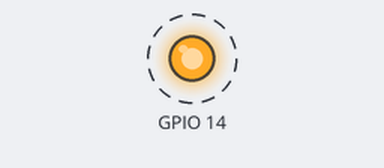
A program run on a simulated Raspberry Pi (BCM pin numbers). Parts: output pins drawn as LEDs (lit = HIGH). Dashed ring = blinking. What the program prints to the terminal is not drawn. At 20.0 s the program stops and its outputs stay as they are.

Above: at 0.5 s.
Timing chart, 0 to 4.6 s (numbered marks = the images above):
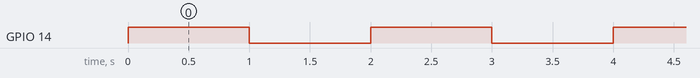

Measured:
- by itself, GPIO 14: alternates HIGH for 1.0 s and LOW for 1.0 s, 20 changes in all, then stays LOW

The program:

actuadoresYRaspberry.py
```python
#!usr/bin/env/python

import RPi.GPIO as GPIO
import time
GPIO.setmode(GPIO.BCM)

GPIO.setup(14, GPIO.OUT)
contador = 0

while(contador<10):

	GPIO.output(14,True)
	time.sleep(1)
	GPIO.output(14,False)
	time.sleep(1)
	contador = contador + 1

print "Acaba"
GPIO.cleanup()
```
